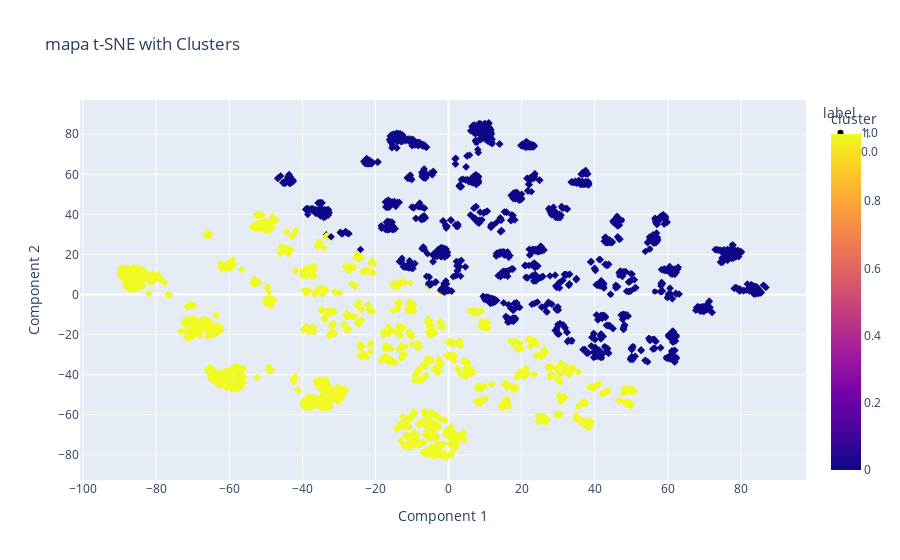

Notebook code for this chart:
### Markdown cell above
En 2 dimensiones y unicamente con t-SNE, no se puede ver gran diferencia y/o distribucion entre valores de 0 y 1, asi que tratemos de hacer un visualizacion en las mismas dos dimensiones pero utilizando kMeans para clusterizar.

### Code cell
import plotly.express as px
from sklearn.cluster import KMeans

# Assuming X_scaled and y are already defined
# Apply t-SNE with 2 components
tsne = TSNE(n_components=2, random_state=42, perplexity=30, learning_rate=200, n_iter=1000)
X_tsne = tsne.fit_transform(X_scaled)

# Perform K-Means clustering
kmeans = KMeans(n_clusters=2, random_state=42)
df = pd.DataFrame(X_tsne, columns=['Component 1', 'Component 2'])
df['label'] = y
df['cluster'] = kmeans.fit_predict(X_tsne)

# Plot using plotly with clusters
fig = px.scatter(df, x='Component 1', y='Component 2', color='cluster', 
                 title='mapa t-SNE with Clusters', symbol='label')
fig.show()

### Figure 1 — Plotly figure (JSON) as saved in the notebook; plotly's stock layout.template omitted (floating-point values rounded to 4 significant figures; data arrays with more than 128 entries replaced by an {"elided": "..."} marker saying what was removed)
{"data": [{"hovertemplate": "label=1.0<br>Component 1=%{x}<br>Component 2=%{y}<br>cluster=%{marker.color}<extra></extra>", "legendgroup": "1.0", "marker": {"color": {"elided": "249 int values"}, "coloraxis": "coloraxis", "symbol": "circle"}, "mode": "markers", "name": "1.0", "showlegend": true, "type": "scattergl", "x": {"elided": "249 float values"}, "xaxis": "x", "y": {"elided": "249 float values"}, "yaxis": "y"}, {"hovertemplate": "label=0.0<br>Component 1=%{x}<br>Component 2=%{y}<br>cluster=%{marker.color}<extra></extra>", "legendgroup": "0.0", "marker": {"color": {"elided": "4859 int values"}, "coloraxis": "coloraxis", "symbol": "diamond"}, "mode": "markers", "name": "0.0", "showlegend": true, "type": "scattergl", "x": {"elided": "4859 float values"}, "xaxis": "x", "y": {"elided": "4859 float values"}, "yaxis": "y"}], "layout": {"coloraxis": {"colorbar": {"title": {"text": "cluster"}}, "colorscale": [[0, "#0d0887"], [0.1111, "#46039f"], [0.2222, "#7201a8"], [0.3333, "#9c179e"], [0.4444, "#bd3786"], [0.5556, "#d8576b"], [0.6667, "#ed7953"], [0.7778, "#fb9f3a"], [0.8889, "#fdca26"], [1, "#f0f921"]]}, "legend": {"title": {"text": "label"}, "tracegroupgap": 0}, "title": {"text": "mapa t-SNE with Clusters"}, "xaxis": {"anchor": "y", "domain": [0, 1], "title": {"text": "Component 1"}}, "yaxis": {"anchor": "x", "domain": [0, 1], "title": {"text": "Component 2"}}}}
